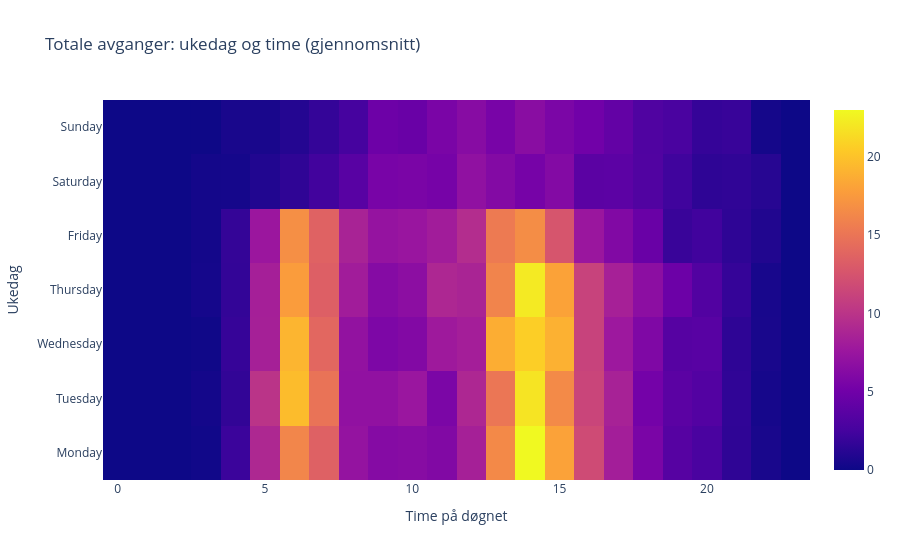

The notebook cell saved with this chart:
### Code cell
g["hour"] = g["time"].dt.hour
heat = (g.groupby(["weekday","hour"], as_index=False)
         .agg(mean_dep=("total_departures","mean")))
heat["weekday"] = pd.Categorical(heat["weekday"], categories=order, ordered=True)

pivot = heat.pivot(index="weekday", columns="hour", values="mean_dep").loc[order]
fig = px.imshow(pivot, aspect="auto", origin="lower",
                title="Totale avganger: ukedag og time (gjennomsnitt)")
fig.update_xaxes(title="Time på døgnet")
fig.update_yaxes(title="Ukedag")
fig.show()

#fig.write_image(str(FIG / "Heatmap_totale_avganger_ukedag_time.png"), scale=2, width=1100, height=600)

### Figure 1 — Plotly figure (JSON) as saved in the notebook; plotly's stock layout.template omitted (floating-point values rounded to 4 significant figures; data arrays with more than 128 entries replaced by an {"elided": "..."} marker saying what was removed)
{"data": [{"coloraxis": "coloraxis", "hovertemplate": "hour: %{x}<br>weekday: %{y}<br>color: %{z}<extra></extra>", "name": "0", "type": "heatmap", "x": [0, 1, 2, 3, 4, 5, 6, 7, 8, 9, 10, 11, 12, 13, 14, 15, 16, 17, 18, 19, 20, 21, 22, 23], "xaxis": "x", "y": ["Monday", "Tuesday", "Wednesday", "Thursday", "Friday", "Saturday", "Sunday"], "yaxis": "y", "z": {"elided": "7x24 float values"}}], "layout": {"coloraxis": {"colorscale": [[0, "#0d0887"], [0.1111, "#46039f"], [0.2222, "#7201a8"], [0.3333, "#9c179e"], [0.4444, "#bd3786"], [0.5556, "#d8576b"], [0.6667, "#ed7953"], [0.7778, "#fb9f3a"], [0.8889, "#fdca26"], [1, "#f0f921"]]}, "title": {"text": "Totale avganger: ukedag og time (gjennomsnitt)"}, "xaxis": {"anchor": "y", "domain": [0, 1], "title": {"text": "Time på døgnet"}}, "yaxis": {"anchor": "x", "autorange": true, "domain": [0, 1], "title": {"text": "Ukedag"}}}}
